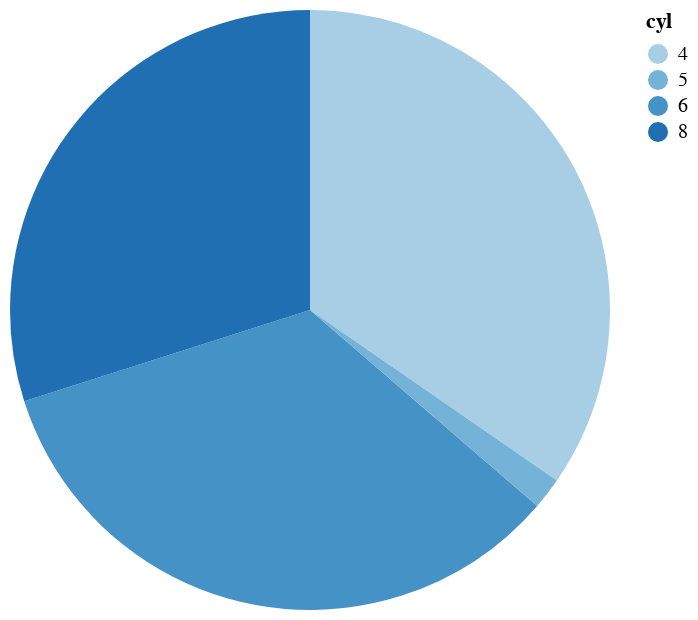

The code cell stored with this chart in its notebook:
### Markdown cell above
### Other types of charts

We can also make other types of charts such as pie charts and bar charts.

### Code cell
# Pie Chart

alt.Chart(mpg).mark_arc().encode(
    theta = 'count(cyl)',
    color = 'cyl:O'
)

### Figure 1 — Vega-Lite specification as saved in the notebook (floating-point values rounded to 4 significant figures; data arrays with more than 128 entries replaced by an {"elided": "..."} marker saying what was removed)
{"config": {"view": {"continuousWidth": 300, "continuousHeight": 300}}, "data": {"name": "data-784d2a789a5f3a352263a16b6c4cd367"}, "mark": {"type": "arc"}, "encoding": {"color": {"field": "cyl", "type": "ordinal"}, "theta": {"aggregate": "count", "field": "cyl", "type": "quantitative"}}, "$schema": "https://vega.github.io/schema/vega-lite/v5.8.0.json", "datasets": {"data-784d2a789a5f3a352263a16b6c4cd367": {"elided": "234 records"}}}
